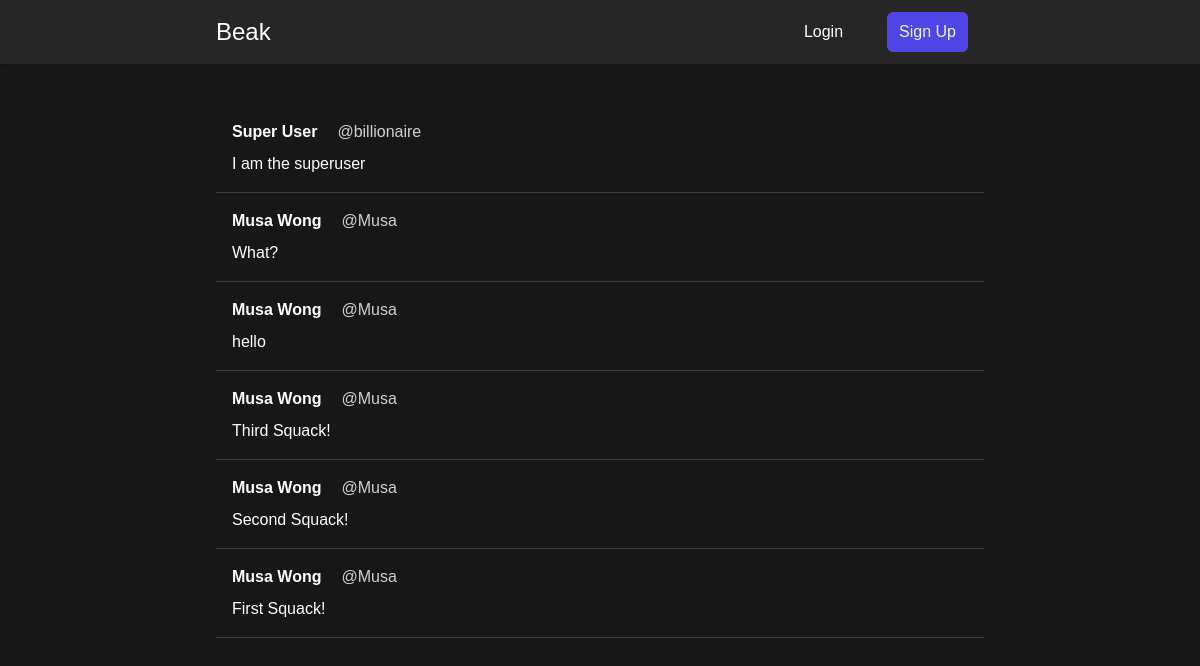
/, run on an earlier commit of the app's database.
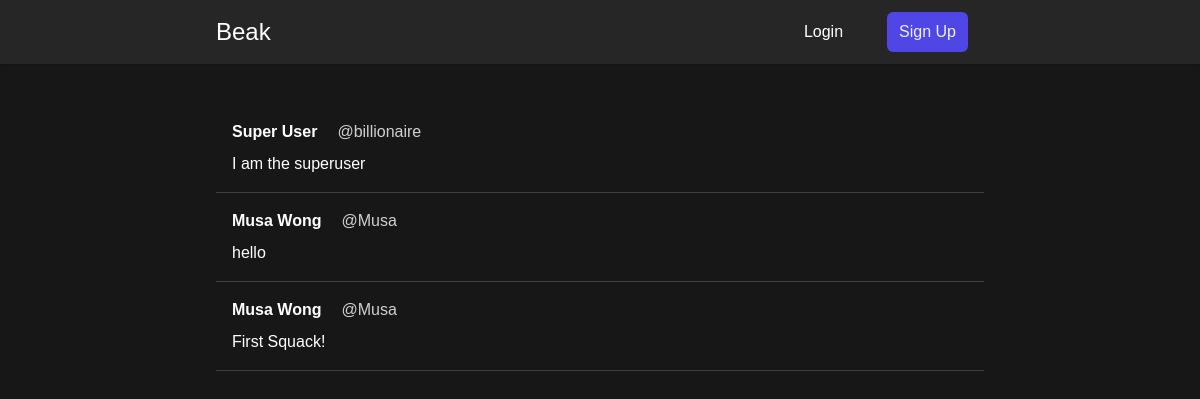
And on a later commit of the database.
### chirps/models.py (models this page shows)
class Chirp(models.Model):
    id = ShortUUIDField(primary_key=True)
    content = models.TextField(max_length=280)
    date_chirped = models.DateTimeField(default=timezone.now)
    author = models.ForeignKey(User, on_delete=models.CASCADE)

### ui/views.py (the view)
# urls.py: 2. Add a URL to urlpatterns:  path('', views.home, name='home')
def home(request):
    user = request.user
    if request.method == "POST":
        form = CreateChirpForm(request.POST)
        if form.is_valid:
            content = request.POST.get("content")
            chirp = Chirp(content=content, author=user)
            chirp.save()
            messages.success(
                request, "Chirped Successfully")
            return redirect("ui-home")
    else:
        form = CreateChirpForm()
    context = {"chirps": Chirp.objects.order_by('date_chirped').reverse(), "form": form}
    return render(request, "ui/home.html", context)

### ui/templates/ui/home.html (shortened to what this page needs)
{% extends "ui/base.html" %} {% block content %}
<div>
  {% for chirp in chirps %}
  <article
  onclick="window.location.href = '{% url 'view-chirp' username=chirp.author id=chirp.id %}';"
    class="p-4 cursor-pointer hover:bg-neutral-200 dark:hover:bg-neutral-800 hover:bg-opacity-30 dark:hover:bg-opacity-30 transition-colors"
    x-data="{ date: dayjs('{{ chirp.date_chirped|date:'c' }}').fromNow() }" @click="console.log('hello world')">
    <div class="flex gap-5 mb-2">
      <a href="{% url 'profile' chirp.author %}" class="font-bold hover:underline">{{ chirp.author.first_name }} {{ chirp.author.last_name }}</a>
      <p class="opacity-80">@{{ chirp.author.username }}</p>
    </div>
    <h1>{{ chirp.content }}</h1>
  </article>
  <hr />
  {% endfor %}
</div>
{% endblock content %}

### ui/templates/ui/base.html (shortened to what this page needs)
{% load tailwind_tags %}
<!DOCTYPE html>
<html lang="en" class="dark">
<head>
  {% tailwind_css %}
  <link rel="stylesheet" href="https://cdnjs.cloudflare.com/ajax/libs/font-awesome/6.2.1/css/all.min.css">
</head>
<body class="bg-white dark:bg-neutral-900 dark:text-white">
  <nav class="bg-gray-100 dark:bg-neutral-800 shadow mb-10 font-roberto">
    <div x-data="{ isOpen: false }"
      class="max-w-3xl mx-auto py-3 px-6 md:px-0 md:flex md:justify-between md:items-center">
      <div class="flex justify-between items-center">
        <div class="flex items-center">
          <a href="/"
            class="text-gray-800 dark:text-white ml-0 md:ml-0 text-2xl hover:text-indigo-500 dark:hover:text-indigo-300 transition-colors">Beak</a>
        </div>
      </div>
      <div :class="!isOpen ? 'hidden' : 'show'" class="md:flex items-center mt-4 md:mt-0">
        <div class="flex flex-col md:flex-row md:ml-6">
          {% if user.is_authenticated %}
          <a class="my-1 py-2 px-3 rounded-md text-md text-gray-700 dark:text-white hover:text-indigo-500 dark:hover:text-indigo-300 md:mx-4 md:my-0 transition-colors"
            href="{% url 'logout' %}">Logout</a>
          <a class="my-1 py-2 px-3 rounded-md text-md text-gray-700 dark:text-white hover:text-indigo-500 dark:hover:text-indigo-300 md:mx-4 md:my-0 transition-colors"
            href="{% url 'profile' user.username %}">Profile</a>
          {% else %}
          <a class="my-1 py-2 px-3 rounded-md text-md text-gray-700 dark:text-white hover:text-indigo-500 dark:hover:text-indigo-300 md:mx-4 md:my-0 transition-colors"
            href="{% url 'login' %}">Login</a>
          <a class="btn md:mx-4 md:my-0" href="{% url 'register' %}">Sign Up</a>
          {% endif %}
        </div>
      </div>
    </div>
  </nav>
  <div class="max-w-3xl ml-6 mr-6 md:mx-auto">
     {% block content %}{% endblock %}
  </div>
</body>
</html>

What changed in the data, as far as the page shows it:
removed Chirp: author.first_name "Musa", author.last_name "Wong", author.username "Musa", content "What?"
removed Chirp: author.first_name "Musa", author.last_name "Wong", author.username "Musa", content "Third Squack!"
removed Chirp: author.first_name "Musa", author.last_name "Wong", author.username "Musa", content "Second Squack!"
